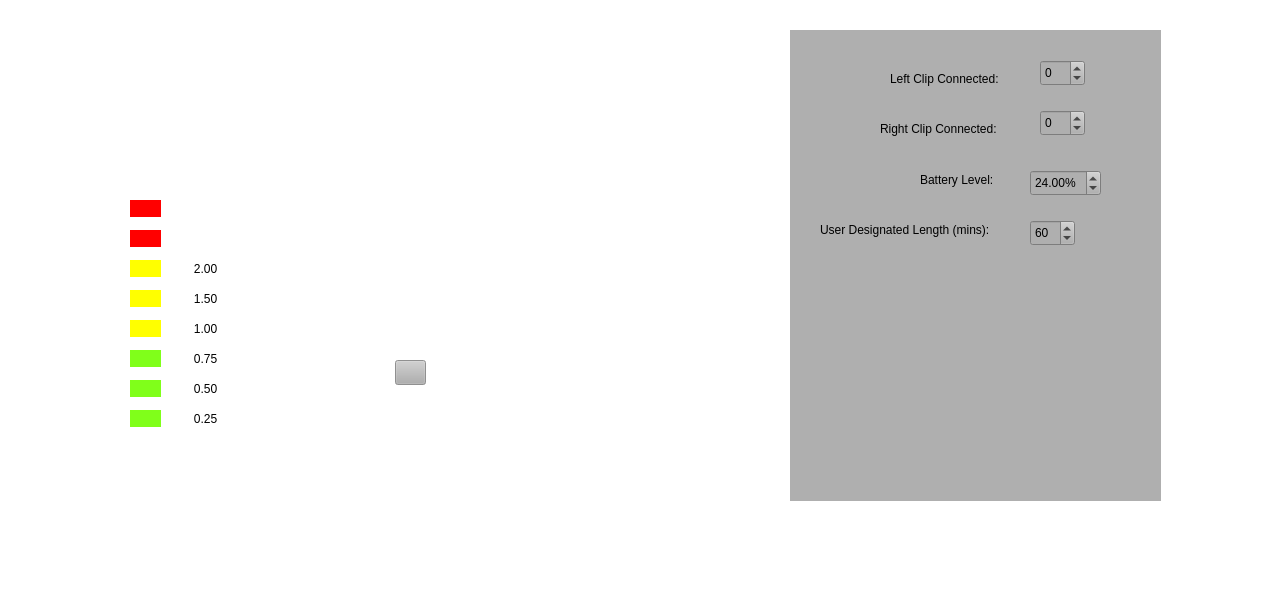
<?xml version="1.0" encoding="UTF-8"?>
<ui version="4.0">
 <class>MainWindow</class>
 <widget class="QMainWindow" name="MainWindow">
  <property name="geometry">
   <rect>
    <x>0</x>
    <y>0</y>
    <width>1270</width>
    <height>592</height>
   </rect>
  </property>
  <property name="windowTitle">
   <string>MainWindow</string>
  </property>
  <property name="styleSheet">
   <string notr="true">border-image: url(:/overlay/denasButtonless.svg);
background-color: rgba(255, 255, 255, 0);</string>
  </property>
  <widget class="QWidget" name="centralwidget">
   <widget class="QWidget" name="OASISPro" native="true">
    <property name="geometry">
     <rect>
      <x>20</x>
      <y>20</y>
      <width>641</width>
      <height>501</height>
     </rect>
    </property>
    <property name="styleSheet">
     <string notr="true">QWidget#OASISPro{
border-image: url(:/overlay/oasisPro.svg);
background-color: rgba(255, 255, 255, 0);
border-radius:30px;
}</string>
    </property>
    <widget class="QPushButton" name="okButton">
     <property name="geometry">
      <rect>
       <x>40</x>
       <y>380</y>
       <width>40</width>
       <height>40</height>
      </rect>
     </property>
     <property name="minimumSize">
      <size>
       <width>40</width>
       <height>40</height>
      </size>
     </property>
     <property name="maximumSize">
      <size>
       <width>40</width>
       <height>40</height>
      </size>
     </property>
     <property name="styleSheet">
      <string notr="true">QPushButton {
image: url(:/buttons/ok.svg);
background-color: #ffffff;
border-radius: 20px;
}

QPushButton:pressed {
	background-color: #ffd300;
}</string>
     </property>
     <property name="text">
      <string/>
     </property>
    </widget>
    <widget class="QPushButton" name="upButton">
     <property name="geometry">
      <rect>
       <x>290</x>
       <y>310</y>
       <width>40</width>
       <height>40</height>
      </rect>
     </property>
     <property name="minimumSize">
      <size>
       <width>40</width>
       <height>40</height>
      </size>
     </property>
     <property name="maximumSize">
      <size>
       <width>40</width>
       <height>40</height>
      </size>
     </property>
     <property name="styleSheet">
      <string notr="true">QPushButton {
image: url(:/buttons/up.svg);
background-color: #ffffff;
border-radius: 20px;
}

QPushButton:pressed {
	background-color: #ffd300;
}</string>
     </property>
     <property name="text">
      <string/>
     </property>
    </widget>
    <widget class="QPushButton" name="downButton">
     <property name="geometry">
      <rect>
       <x>290</x>
       <y>380</y>
       <width>40</width>
       <height>40</height>
      </rect>
     </property>
     <property name="minimumSize">
      <size>
       <width>40</width>
       <height>40</height>
      </size>
     </property>
     <property name="maximumSize">
      <size>
       <width>40</width>
       <height>40</height>
      </size>
     </property>
     <property name="styleSheet">
      <string notr="true">QPushButton {
image: url(:/buttons/down.svg);
background-color: #ffffff;
border-radius: 20px;
}

QPushButton:pressed {
	background-color: #ffd300;
}</string>
     </property>
     <property name="text">
      <string/>
     </property>
    </widget>
    <widget class="QPushButton" name="powerButton">
     <property name="geometry">
      <rect>
       <x>370</x>
       <y>380</y>
       <width>40</width>
       <height>40</height>
      </rect>
     </property>
     <property name="minimumSize">
      <size>
       <width>40</width>
       <height>40</height>
      </size>
     </property>
     <property name="maximumSize">
      <size>
       <width>40</width>
       <height>40</height>
      </size>
     </property>
     <property name="styleSheet">
      <string notr="true">QPushButton {
image: url(:/buttons/power.svg);
background-color: #ffffff;
border-radius: 20px;
}

QPushButton:pressed {
	background-color: #ffd300;
}</string>
     </property>
     <property name="text">
      <string/>
     </property>
    </widget>
    <widget class="QPushButton" name="historyButton">
     <property name="geometry">
      <rect>
       <x>440</x>
       <y>380</y>
       <width>40</width>
       <height>40</height>
      </rect>
     </property>
     <property name="minimumSize">
      <size>
       <width>40</width>
       <height>40</height>
      </size>
     </property>
     <property name="maximumSize">
      <size>
       <width>40</width>
       <height>40</height>
      </size>
     </property>
     <property name="styleSheet">
      <string notr="true">QPushButton {
image: url(:/buttons/history.svg);
background-color: #ffffff;
border-radius: 20px;
}

QPushButton:pressed {
	background-color: #ffd300;
}</string>
     </property>
     <property name="text">
      <string/>
     </property>
    </widget>
    <widget class="QLabel" name="_20mins">
     <property name="geometry">
      <rect>
       <x>80</x>
       <y>80</y>
       <width>30</width>
       <height>30</height>
      </rect>
     </property>
     <property name="minimumSize">
      <size>
       <width>30</width>
       <height>30</height>
      </size>
     </property>
     <property name="maximumSize">
      <size>
       <width>30</width>
       <height>30</height>
      </size>
     </property>
     <property name="text">
      <string/>
     </property>
     <property name="pixmap">
      <pixmap resource="res/oasis.qrc">:/icons/20mins.svg</pixmap>
     </property>
     <property name="scaledContents">
      <bool>true</bool>
     </property>
    </widget>
    <widget class="QLabel" name="_45mins">
     <property name="geometry">
      <rect>
       <x>130</x>
       <y>80</y>
       <width>30</width>
       <height>30</height>
      </rect>
     </property>
     <property name="minimumSize">
      <size>
       <width>30</width>
       <height>30</height>
      </size>
     </property>
     <property name="maximumSize">
      <size>
       <width>30</width>
       <height>30</height>
      </size>
     </property>
     <property name="text">
      <string/>
     </property>
     <property name="pixmap">
      <pixmap resource="res/oasis.qrc">:/icons/45mins.svg</pixmap>
     </property>
     <property name="scaledContents">
      <bool>true</bool>
     </property>
    </widget>
    <widget class="QLabel" name="userDesign">
     <property name="geometry">
      <rect>
       <x>180</x>
       <y>80</y>
       <width>30</width>
       <height>30</height>
      </rect>
     </property>
     <property name="minimumSize">
      <size>
       <width>30</width>
       <height>30</height>
      </size>
     </property>
     <property name="maximumSize">
      <size>
       <width>30</width>
       <height>30</height>
      </size>
     </property>
     <property name="text">
      <string/>
     </property>
     <property name="pixmap">
      <pixmap resource="res/oasis.qrc">:/icons/userDesign.svg</pixmap>
     </property>
     <property name="scaledContents">
      <bool>true</bool>
     </property>
    </widget>
    <widget class="QLabel" name="alpha">
     <property name="geometry">
      <rect>
       <x>60</x>
       <y>130</y>
       <width>30</width>
       <height>30</height>
      </rect>
     </property>
     <property name="minimumSize">
      <size>
       <width>30</width>
       <height>30</height>
      </size>
     </property>
     <property name="maximumSize">
      <size>
       <width>30</width>
       <height>30</height>
      </size>
     </property>
     <property name="text">
      <string/>
     </property>
     <property name="pixmap">
      <pixmap resource="res/oasis.qrc">:/icons/alpha.svg</pixmap>
     </property>
     <property name="scaledContents">
      <bool>true</bool>
     </property>
    </widget>
    <widget class="QLabel" name="delta">
     <property name="geometry">
      <rect>
       <x>110</x>
       <y>130</y>
       <width>30</width>
       <height>30</height>
      </rect>
     </property>
     <property name="minimumSize">
      <size>
       <width>30</width>
       <height>30</height>
      </size>
     </property>
     <property name="maximumSize">
      <size>
       <width>30</width>
       <height>30</height>
      </size>
     </property>
     <property name="frameShape">
      <enum>QFrame::NoFrame</enum>
     </property>
     <property name="lineWidth">
      <number>1</number>
     </property>
     <property name="text">
      <string/>
     </property>
     <property name="textFormat">
      <enum>Qt::AutoText</enum>
     </property>
     <property name="pixmap">
      <pixmap resource="res/oasis.qrc">:/icons/delta.svg</pixmap>
     </property>
     <property name="scaledContents">
      <bool>true</bool>
     </property>
     <property name="wordWrap">
      <bool>false</bool>
     </property>
     <property name="margin">
      <number>0</number>
     </property>
    </widget>
    <widget class="QLabel" name="subDelta">
     <property name="geometry">
      <rect>
       <x>160</x>
       <y>130</y>
       <width>30</width>
       <height>30</height>
      </rect>
     </property>
     <property name="minimumSize">
      <size>
       <width>30</width>
       <height>30</height>
      </size>
     </property>
     <property name="maximumSize">
      <size>
       <width>30</width>
       <height>30</height>
      </size>
     </property>
     <property name="styleSheet">
      <string notr="true"/>
     </property>
     <property name="text">
      <string/>
     </property>
     <property name="pixmap">
      <pixmap resource="res/oasis.qrc">:/icons/subDelta.svg</pixmap>
     </property>
     <property name="scaledContents">
      <bool>true</bool>
     </property>
    </widget>
    <widget class="QLabel" name="met">
     <property name="geometry">
      <rect>
       <x>210</x>
       <y>130</y>
       <width>30</width>
       <height>30</height>
      </rect>
     </property>
     <property name="minimumSize">
      <size>
       <width>30</width>
       <height>30</height>
      </size>
     </property>
     <property name="maximumSize">
      <size>
       <width>30</width>
       <height>30</height>
      </size>
     </property>
     <property name="text">
      <string/>
     </property>
     <property name="pixmap">
      <pixmap resource="res/oasis.qrc">:/icons/met.svg</pixmap>
     </property>
     <property name="scaledContents">
      <bool>true</bool>
     </property>
    </widget>
    <widget class="QLabel" name="leftCES">
     <property name="geometry">
      <rect>
       <x>380</x>
       <y>70</y>
       <width>54</width>
       <height>20</height>
      </rect>
     </property>
     <property name="text">
      <string/>
     </property>
     <property name="pixmap">
      <pixmap resource="res/oasis.qrc">:/icons/leftCES.svg</pixmap>
     </property>
     <property name="scaledContents">
      <bool>true</bool>
     </property>
    </widget>
    <widget class="QLabel" name="rightCES">
     <property name="geometry">
      <rect>
       <x>450</x>
       <y>70</y>
       <width>54</width>
       <height>20</height>
      </rect>
     </property>
     <property name="text">
      <string/>
     </property>
     <property name="pixmap">
      <pixmap resource="res/oasis.qrc">:/icons/rightCES.svg</pixmap>
     </property>
     <property name="scaledContents">
      <bool>true</bool>
     </property>
    </widget>
    <widget class="QLabel" name="level1">
     <property name="geometry">
      <rect>
       <x>110</x>
       <y>390</y>
       <width>31</width>
       <height>17</height>
      </rect>
     </property>
     <property name="styleSheet">
      <string notr="true">QLabel { background: #80ff1a;}</string>
     </property>
     <property name="text">
      <string/>
     </property>
     <property name="pixmap">
      <pixmap resource="res/oasis.qrc">:/icons/_1.svg</pixmap>
     </property>
     <property name="scaledContents">
      <bool>true</bool>
     </property>
    </widget>
    <widget class="QLabel" name="level2">
     <property name="geometry">
      <rect>
       <x>110</x>
       <y>360</y>
       <width>31</width>
       <height>17</height>
      </rect>
     </property>
     <property name="styleSheet">
      <string notr="true">QLabel { background: #80ff1a;}</string>
     </property>
     <property name="text">
      <string/>
     </property>
     <property name="pixmap">
      <pixmap resource="res/oasis.qrc">:/icons/_2.svg</pixmap>
     </property>
     <property name="scaledContents">
      <bool>true</bool>
     </property>
    </widget>
    <widget class="QLabel" name="level3">
     <property name="geometry">
      <rect>
       <x>110</x>
       <y>330</y>
       <width>31</width>
       <height>17</height>
      </rect>
     </property>
     <property name="styleSheet">
      <string notr="true">QLabel { background: #80ff1a;}</string>
     </property>
     <property name="text">
      <string/>
     </property>
     <property name="pixmap">
      <pixmap resource="res/oasis.qrc">:/icons/_3.svg</pixmap>
     </property>
     <property name="scaledContents">
      <bool>true</bool>
     </property>
    </widget>
    <widget class="QLabel" name="level4">
     <property name="geometry">
      <rect>
       <x>110</x>
       <y>300</y>
       <width>31</width>
       <height>17</height>
      </rect>
     </property>
     <property name="styleSheet">
      <string notr="true">QLabel { background: yellow;}</string>
     </property>
     <property name="text">
      <string/>
     </property>
     <property name="pixmap">
      <pixmap resource="res/oasis.qrc">:/icons/_4.svg</pixmap>
     </property>
     <property name="scaledContents">
      <bool>true</bool>
     </property>
    </widget>
    <widget class="QLabel" name="level6">
     <property name="geometry">
      <rect>
       <x>110</x>
       <y>240</y>
       <width>31</width>
       <height>17</height>
      </rect>
     </property>
     <property name="styleSheet">
      <string notr="true">QLabel { background: yellow;}</string>
     </property>
     <property name="text">
      <string/>
     </property>
     <property name="pixmap">
      <pixmap resource="res/oasis.qrc">:/icons/_6.svg</pixmap>
     </property>
     <property name="scaledContents">
      <bool>true</bool>
     </property>
    </widget>
    <widget class="QLabel" name="level7">
     <property name="geometry">
      <rect>
       <x>110</x>
       <y>210</y>
       <width>31</width>
       <height>17</height>
      </rect>
     </property>
     <property name="autoFillBackground">
      <bool>false</bool>
     </property>
     <property name="styleSheet">
      <string notr="true">QLabel { background: red;}</string>
     </property>
     <property name="text">
      <string/>
     </property>
     <property name="pixmap">
      <pixmap resource="res/oasis.qrc">:/icons/_7.svg</pixmap>
     </property>
     <property name="scaledContents">
      <bool>true</bool>
     </property>
    </widget>
    <widget class="QLabel" name="level8">
     <property name="geometry">
      <rect>
       <x>110</x>
       <y>180</y>
       <width>31</width>
       <height>17</height>
      </rect>
     </property>
     <property name="styleSheet">
      <string notr="true">QLabel { background: red;}</string>
     </property>
     <property name="text">
      <string/>
     </property>
     <property name="pixmap">
      <pixmap resource="res/oasis.qrc">:/icons/_8.svg</pixmap>
     </property>
     <property name="scaledContents">
      <bool>true</bool>
     </property>
    </widget>
    <widget class="QLabel" name="time1">
     <property name="geometry">
      <rect>
       <x>170</x>
       <y>390</y>
       <width>31</width>
       <height>17</height>
      </rect>
     </property>
     <property name="text">
      <string>0.25</string>
     </property>
     <property name="scaledContents">
      <bool>true</bool>
     </property>
     <property name="alignment">
      <set>Qt::AlignCenter</set>
     </property>
    </widget>
    <widget class="QLabel" name="time2">
     <property name="geometry">
      <rect>
       <x>170</x>
       <y>360</y>
       <width>31</width>
       <height>17</height>
      </rect>
     </property>
     <property name="text">
      <string>0.50</string>
     </property>
     <property name="scaledContents">
      <bool>true</bool>
     </property>
     <property name="alignment">
      <set>Qt::AlignCenter</set>
     </property>
    </widget>
    <widget class="QLabel" name="time3">
     <property name="geometry">
      <rect>
       <x>170</x>
       <y>330</y>
       <width>31</width>
       <height>17</height>
      </rect>
     </property>
     <property name="text">
      <string>0.75</string>
     </property>
     <property name="scaledContents">
      <bool>true</bool>
     </property>
     <property name="alignment">
      <set>Qt::AlignCenter</set>
     </property>
    </widget>
    <widget class="QLabel" name="time4">
     <property name="geometry">
      <rect>
       <x>170</x>
       <y>300</y>
       <width>31</width>
       <height>17</height>
      </rect>
     </property>
     <property name="text">
      <string>1.00</string>
     </property>
     <property name="scaledContents">
      <bool>true</bool>
     </property>
     <property name="alignment">
      <set>Qt::AlignCenter</set>
     </property>
    </widget>
    <widget class="QLabel" name="time5">
     <property name="geometry">
      <rect>
       <x>170</x>
       <y>270</y>
       <width>31</width>
       <height>17</height>
      </rect>
     </property>
     <property name="styleSheet">
      <string notr="true"/>
     </property>
     <property name="text">
      <string>1.50</string>
     </property>
     <property name="scaledContents">
      <bool>true</bool>
     </property>
     <property name="alignment">
      <set>Qt::AlignCenter</set>
     </property>
    </widget>
    <widget class="QLabel" name="time6">
     <property name="geometry">
      <rect>
       <x>170</x>
       <y>240</y>
       <width>31</width>
       <height>17</height>
      </rect>
     </property>
     <property name="text">
      <string>2.00</string>
     </property>
     <property name="scaledContents">
      <bool>true</bool>
     </property>
     <property name="alignment">
      <set>Qt::AlignCenter</set>
     </property>
    </widget>
    <widget class="QLabel" name="level5">
     <property name="geometry">
      <rect>
       <x>110</x>
       <y>270</y>
       <width>31</width>
       <height>17</height>
      </rect>
     </property>
     <property name="autoFillBackground">
      <bool>false</bool>
     </property>
     <property name="styleSheet">
      <string notr="true">QLabel { background: yellow;}</string>
     </property>
     <property name="text">
      <string/>
     </property>
     <property name="pixmap">
      <pixmap resource="res/oasis.qrc">:/icons/_5.svg</pixmap>
     </property>
     <property name="scaledContents">
      <bool>true</bool>
     </property>
    </widget>
    <widget class="QPushButton" name="powerLight">
     <property name="enabled">
      <bool>false</bool>
     </property>
     <property name="geometry">
      <rect>
       <x>375</x>
       <y>340</y>
       <width>31</width>
       <height>25</height>
      </rect>
     </property>
     <property name="styleSheet">
      <string notr="true">QPushButton { background: #afafaf;}</string>
     </property>
     <property name="text">
      <string/>
     </property>
    </widget>
    <zorder>rightCES</zorder>
    <zorder>okButton</zorder>
    <zorder>upButton</zorder>
    <zorder>downButton</zorder>
    <zorder>powerButton</zorder>
    <zorder>historyButton</zorder>
    <zorder>_20mins</zorder>
    <zorder>_45mins</zorder>
    <zorder>userDesign</zorder>
    <zorder>alpha</zorder>
    <zorder>delta</zorder>
    <zorder>subDelta</zorder>
    <zorder>met</zorder>
    <zorder>leftCES</zorder>
    <zorder>level1</zorder>
    <zorder>level2</zorder>
    <zorder>level3</zorder>
    <zorder>level4</zorder>
    <zorder>level6</zorder>
    <zorder>level7</zorder>
    <zorder>time1</zorder>
    <zorder>time2</zorder>
    <zorder>time3</zorder>
    <zorder>time4</zorder>
    <zorder>time5</zorder>
    <zorder>time6</zorder>
    <zorder>level8</zorder>
    <zorder>level5</zorder>
    <zorder>powerLight</zorder>
   </widget>
   <widget class="QWidget" name="widget" native="true">
    <property name="geometry">
     <rect>
      <x>790</x>
      <y>30</y>
      <width>371</width>
      <height>471</height>
     </rect>
    </property>
    <property name="styleSheet">
     <string notr="true">background-color: #afafaf;</string>
    </property>
    <widget class="QSpinBox" name="leftConnectSpinBox">
     <property name="geometry">
      <rect>
       <x>250</x>
       <y>30</y>
       <width>45</width>
       <height>26</height>
      </rect>
     </property>
     <property name="minimum">
      <number>-1</number>
     </property>
     <property name="maximum">
      <number>1</number>
     </property>
     <property name="value">
      <number>0</number>
     </property>
    </widget>
    <widget class="QSpinBox" name="rightConnectSpinBox">
     <property name="geometry">
      <rect>
       <x>250</x>
       <y>80</y>
       <width>45</width>
       <height>26</height>
      </rect>
     </property>
     <property name="minimum">
      <number>-1</number>
     </property>
     <property name="maximum">
      <number>1</number>
     </property>
     <property name="value">
      <number>0</number>
     </property>
    </widget>
    <widget class="QLabel" name="leftConnectLabel">
     <property name="geometry">
      <rect>
       <x>100</x>
       <y>40</y>
       <width>121</width>
       <height>17</height>
      </rect>
     </property>
     <property name="text">
      <string>Left Clip Connected: </string>
     </property>
    </widget>
    <widget class="QLabel" name="rightConnectLabel">
     <property name="geometry">
      <rect>
       <x>90</x>
       <y>90</y>
       <width>131</width>
       <height>17</height>
      </rect>
     </property>
     <property name="text">
      <string>Right Clip Connected: </string>
     </property>
    </widget>
    <widget class="QLabel" name="BatteryLevelLabel">
     <property name="geometry">
      <rect>
       <x>130</x>
       <y>140</y>
       <width>81</width>
       <height>20</height>
      </rect>
     </property>
     <property name="text">
      <string>Battery Level: </string>
     </property>
    </widget>
    <widget class="QDoubleSpinBox" name="batteryLevelSpinBox">
     <property name="geometry">
      <rect>
       <x>240</x>
       <y>140</y>
       <width>71</width>
       <height>26</height>
      </rect>
     </property>
     <property name="suffix">
      <string>%</string>
     </property>
     <property name="decimals">
      <number>2</number>
     </property>
     <property name="maximum">
      <double>100.000000000000000</double>
     </property>
     <property name="value">
      <double>24.000000000000000</double>
     </property>
    </widget>
    <widget class="QLabel" name="leftTime">
     <property name="geometry">
      <rect>
       <x>150</x>
       <y>260</y>
       <width>54</width>
       <height>17</height>
      </rect>
     </property>
     <property name="text">
      <string/>
     </property>
    </widget>
    <widget class="QLabel" name="UserDesignatedLabel">
     <property name="geometry">
      <rect>
       <x>30</x>
       <y>190</y>
       <width>191</width>
       <height>20</height>
      </rect>
     </property>
     <property name="text">
      <string>User Designated Length (mins):</string>
     </property>
    </widget>
    <widget class="QSpinBox" name="userLengthSpinBox">
     <property name="geometry">
      <rect>
       <x>240</x>
       <y>190</y>
       <width>45</width>
       <height>26</height>
      </rect>
     </property>
     <property name="minimum">
      <number>1</number>
     </property>
     <property name="maximum">
      <number>1000</number>
     </property>
     <property name="value">
      <number>60</number>
     </property>
    </widget>
   </widget>
  </widget>
  <widget class="QMenuBar" name="menubar">
   <property name="geometry">
    <rect>
     <x>0</x>
     <y>0</y>
     <width>1270</width>
     <height>22</height>
    </rect>
   </property>
  </widget>
  <widget class="QStatusBar" name="statusbar"/>
 </widget>
 <resources>
  <include location="res/oasis.qrc"/>
 </resources>
 <connections/>
</ui>
